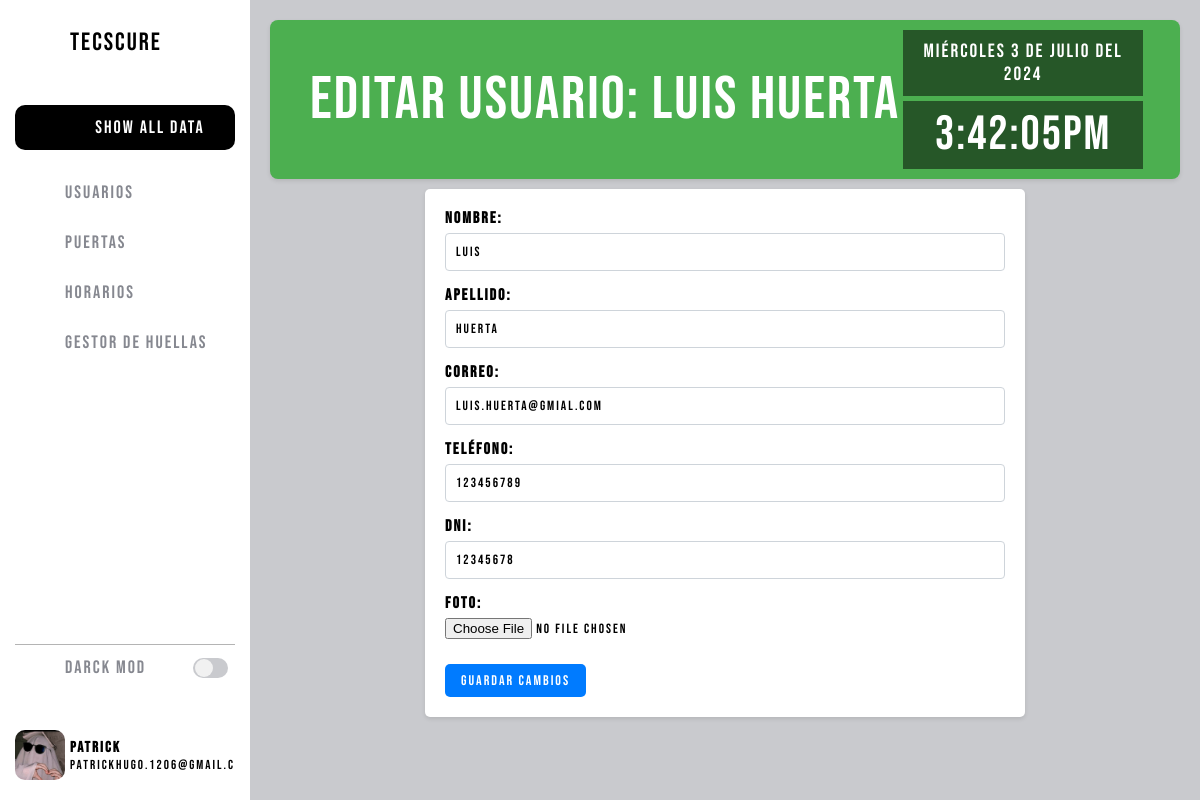
/index/usuarios/editar/?id=1 (signed in), run on an earlier commit of the app's database.
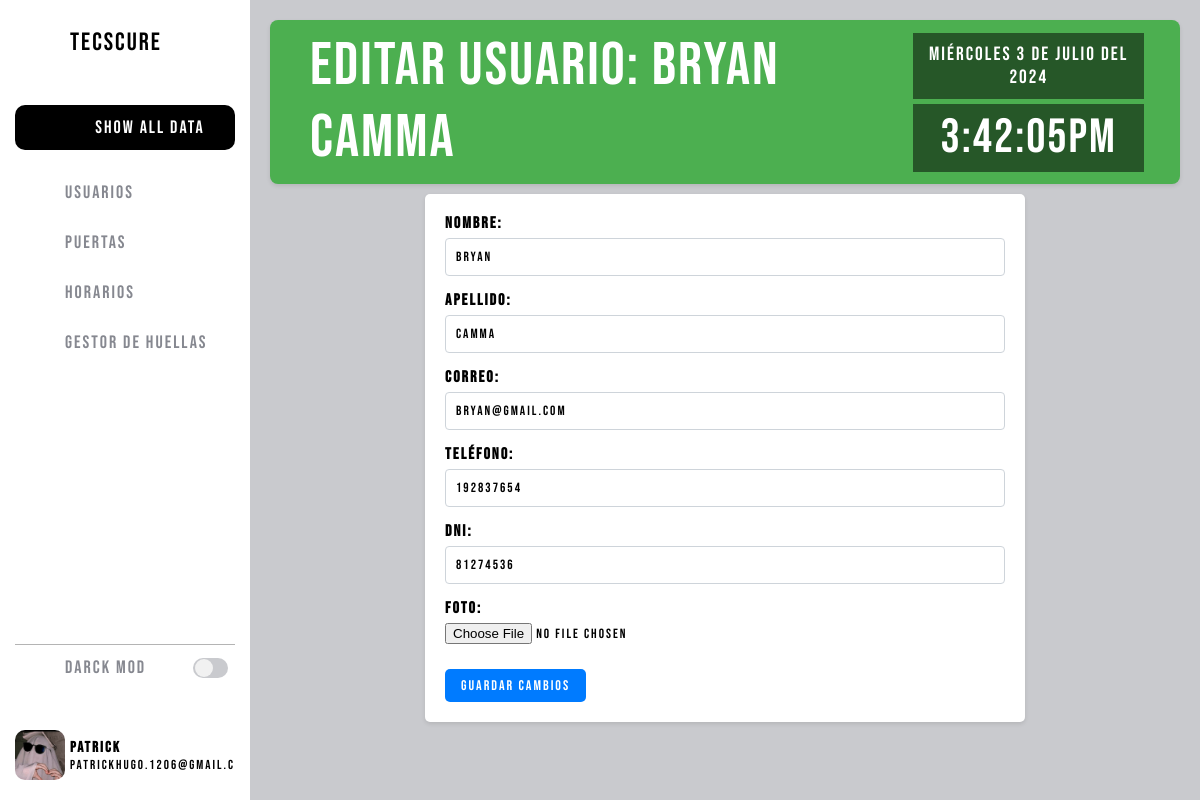
And on a later commit of the database.
### admin_page/models.py (models this page shows, shortened)
class User(models.Model):
    nombre = models.CharField(max_length=100)
    apellido = models.CharField(max_length=100)
    correo = models.EmailField(unique=True)
    telefono = models.CharField(max_length=15)
    dni = models.CharField(max_length=20, unique=True)
    foto = models.ImageField(upload_to='user_photos/', blank=True, null=True)
    contraseña = models.CharField(max_length=128)
    huella = models.CharField(max_length=255, blank=True, null=True)

### admin_page/views.py (the view, shortened to what this page needs)
# urls.py: path('index/usuarios/editar/', editar_usuario, name='editar_usuario'),
@include_admin_data
def editar_usuario(request):
    admin_id = request.session.get('admin_id')
    if admin_id:
        administrador = Administrador.objects.get(id=admin_id)
    else:
        return redirect('admin_page:login')
    if request.method == 'GET':
        user_id = request.GET.get('id')
        user = User.objects.get(id=user_id)
        return render(request, 'admin_page/editar_usuario.html', {'user': user, 'administrador': administrador})
    else:
        return HttpResponse(status=405)

### admin_page/templates/admin_page/editar_usuario.html (shortened to what this page needs)
{% extends "admin_page/index.html" %}
{%block header%} EDITAR USUARIO: {{ user.nombre }} {{ user.apellido }}{% endblock %}
{% block content %}
<form id="editarUsuarioForm" method="POST" enctype="multipart/form-data">
    <div class="form-group">
        <label for="nombre">Nombre:</label>
        <input type="text" class="form-control" id="nombre" name="nombre" value="{{ user.nombre }}" required>
    </div>
    <div class="form-group">
        <label for="apellido">Apellido:</label>
        <input type="text" class="form-control" id="apellido" name="apellido" value="{{ user.apellido }}" required>
    </div>
    <div class="form-group">
        <label for="correo">Correo:</label>
        <input type="email" class="form-control" id="correo" name="correo" value="{{ user.correo }}" required>
    </div>
    <div class="form-group">
        <label for="telefono">Teléfono:</label>
        <input type="text" class="form-control" id="telefono" name="telefono" value="{{ user.telefono }}" required>
    </div>
    <div class="form-group">
        <label for="dni">DNI:</label>
        <input type="text" class="form-control" id="dni" name="dni" value="{{ user.dni }}" required>
    </div>
    <div class="form-group">
        <label for="foto">Foto:</label>
        <input type="file" class="form-control-file" id="foto" name="foto">
    </div>
    <button type="submit" class="btn btn-primary">Guardar Cambios</button>
</form>
{% endblock %}

What changed in the data, as far as the page shows it:
changed User: nombre "Luis" → "Bryan"; apellido "Huerta" → "Camma"; correo "luis.huerta@gmial.com" → "bryan@gmail.com"; telefono "123456789" → "192837654"; dni "12345678" → "81274536"
